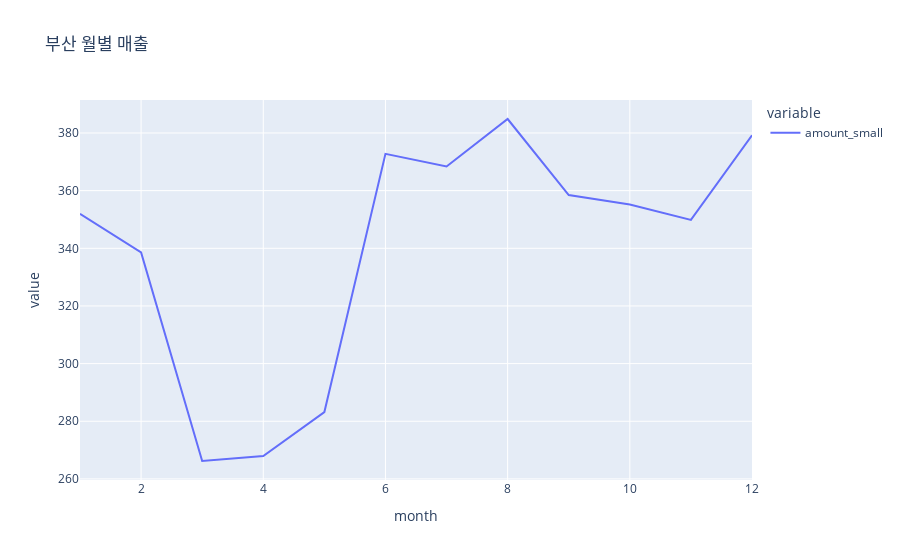

Notebook cell for this chart:
### Code cell
region_month_sales('부산','month')

### Figure 1 — Plotly figure (JSON) as saved in the notebook; plotly's stock layout.template omitted (floating-point values rounded to 4 significant figures)
{"data": [{"hovertemplate": "variable=amount_small<br>month=%{x}<br>value=%{y}<extra></extra>", "legendgroup": "amount_small", "line": {"color": "#636efa", "dash": "solid"}, "marker": {"symbol": "circle"}, "mode": "lines", "name": "amount_small", "orientation": "v", "showlegend": true, "type": "scatter", "x": [1, 2, 3, 4, 5, 6, 7, 8, 9, 10, 11, 12], "xaxis": "x", "y": [352.0, 338.6, 266.2, 267.9, 283.2, 372.8, 368.4, 384.9, 358.5, 355.2, 349.8, 379.2], "yaxis": "y"}], "layout": {"legend": {"title": {"text": "variable"}, "tracegroupgap": 0}, "title": {"text": "부산 월별 매출"}, "xaxis": {"anchor": "y", "domain": [0, 1], "title": {"text": "month"}}, "yaxis": {"anchor": "x", "domain": [0, 1], "title": {"text": "value"}}}}
